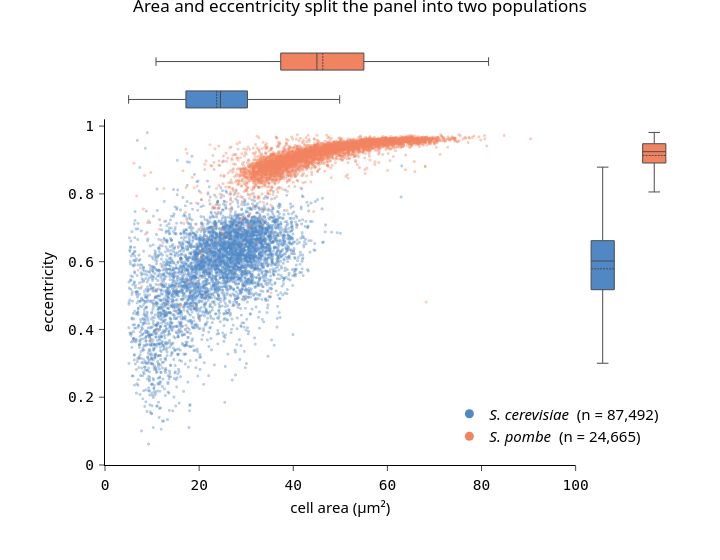

Notebook source saved alongside this figure:
### Code cell
# | code-fold: true
# | code-summary: "Code for the area-vs-eccentricity figure"

# Every cell is used for the marginal boxes; the scatter shows a random subsample per
# species, since 112,000 overplotted markers read as two solid blobs (and bloat the page).
POINTS_PER_SPECIES = 5000
rng = np.random.default_rng(0)


def box_stats(values):
    """Quartiles and Tukey fences for a Plotly box trace built from precomputed statistics."""
    q1, median, q3 = np.percentile(values, [25, 50, 75])
    iqr = q3 - q1
    return dict(
        q1=[q1],
        median=[median],
        q3=[q3],
        lowerfence=[max(values.min(), q1 - 1.5 * iqr)],
        upperfence=[min(values.max(), q3 + 1.5 * iqr)],
        mean=[values.mean()],
    )


fig = make_subplots(
    rows=2,
    cols=2,
    column_widths=[0.85, 0.15],
    row_heights=[0.15, 0.85],
    shared_xaxes=True,
    shared_yaxes=True,
    horizontal_spacing=0.02,
    vertical_spacing=0.02,
)

for species in groups:
    cells = analysis_df[analysis_df[GROUP_COL] == species]
    color = COLORS[species]

    shown = cells.iloc[
        rng.choice(len(cells), size=min(POINTS_PER_SPECIES, len(cells)), replace=False)
    ]
    fig.add_trace(
        go.Scattergl(
            x=shown[AREA_COL],
            y=shown["eccentricity"],
            mode="markers",
            showlegend=False,
            marker=dict(color=color, size=3, opacity=0.4, line=dict(width=0)),
            hovertemplate=f"{species}<br>area %{{x:.1f}} µm²<br>ecc. %{{y:.2f}}<extra></extra>",
        ),
        row=2,
        col=1,
    )
    # A legend-only proxy, so the key shows a full-size, full-opacity marker.
    fig.add_trace(
        go.Scatter(
            x=[None],
            y=[None],
            mode="markers",
            name=f"{DISPLAY[species]}  (n = {len(cells):,})",
            marker=dict(color=color, size=9),
        ),
        row=2,
        col=1,
    )

    box_kwargs = dict(
        showlegend=False,
        fillcolor=color,
        line=dict(color=apc.charcoal.hex_code, width=1),
        width=0.45,
        hoverinfo="skip",
    )
    fig.add_trace(
        go.Box(**box_stats(cells[AREA_COL].to_numpy()), y=[species], orientation="h", **box_kwargs),
        row=1,
        col=1,
    )
    fig.add_trace(
        go.Box(**box_stats(cells["eccentricity"].to_numpy()), x=[species], **box_kwargs),
        row=2,
        col=2,
    )

fig.update_xaxes(title_text=AREA_LABEL, range=[0, MAX_AREA_UM2], row=2, col=1)
fig.update_yaxes(title_text="eccentricity", range=[0, 1.02], row=2, col=1)
for row, col in ((1, 1), (2, 2)):  # the marginals borrow their scale from the scatter
    fig.update_xaxes(showticklabels=False, ticks="", showline=False, row=row, col=col)
    fig.update_yaxes(showticklabels=False, ticks="", showline=False, row=row, col=col)

fig.update_layout(
    width=720,
    height=560,
    title="Area and eccentricity split the panel into two populations",
    legend=dict(
        x=0.99, y=0.03, xanchor="right", yanchor="bottom", bgcolor="rgba(255,255,255,0.75)"
    ),
)
apc.plotly.style_plot(fig, monospaced_axes="xy", row=2, col=1)
fig.show()

### Figure 1 — Plotly figure (JSON) as saved in the notebook; plotly's stock layout.template omitted (floating-point values rounded to 4 significant figures; data arrays with more than 128 entries replaced by an {"elided": "..."} marker saying what was removed)
{"data": [{"hovertemplate": "cerevisiae<br>area %{x:.1f} µm²<br>ecc. %{y:.2f}<extra></extra>", "marker": {"color": "#5088C5", "line": {"width": 0}, "opacity": 0.4, "size": 3}, "mode": "markers", "showlegend": false, "type": "scattergl", "x": {"elided": "5000 float values"}, "xaxis": "x3", "y": {"elided": "5000 float values"}, "yaxis": "y3"}, {"marker": {"color": "#5088C5", "size": 9}, "mode": "markers", "name": "<i>S. cerevisiae</i>  (n = 87,492)", "type": "scatter", "x": [null], "xaxis": "x3", "y": [null], "yaxis": "y3"}, {"fillcolor": "#5088C5", "hoverinfo": "skip", "line": {"color": "#484B50", "width": 1}, "lowerfence": [5.017], "mean": [23.72], "median": [24.53], "orientation": "h", "q1": [17.19], "q3": [30.26], "showlegend": false, "type": "box", "upperfence": [49.87], "width": 0.45, "xaxis": "x", "y": ["cerevisiae"], "yaxis": "y"}, {"fillcolor": "#5088C5", "hoverinfo": "skip", "line": {"color": "#484B50", "width": 1}, "lowerfence": [0.3002], "mean": [0.5787], "median": [0.6019], "q1": [0.5172], "q3": [0.6619], "showlegend": false, "type": "box", "upperfence": [0.8789], "width": 0.45, "x": ["cerevisiae"], "xaxis": "x4", "yaxis": "y4"}, {"hovertemplate": "pombe<br>area %{x:.1f} µm²<br>ecc. %{y:.2f}<extra></extra>", "marker": {"color": "#F28360", "line": {"width": 0}, "opacity": 0.4, "size": 3}, "mode": "markers", "showlegend": false, "type": "scattergl", "x": {"elided": "5000 float values"}, "xaxis": "x3", "y": {"elided": "5000 float values"}, "yaxis": "y3"}, {"marker": {"color": "#F28360", "size": 9}, "mode": "markers", "name": "<i>S. pombe</i>  (n = 24,665)", "type": "scatter", "x": [null], "xaxis": "x3", "y": [null], "yaxis": "y3"}, {"fillcolor": "#F28360", "hoverinfo": "skip", "line": {"color": "#484B50", "width": 1}, "lowerfence": [10.84], "mean": [46.28], "median": [45.02], "orientation": "h", "q1": [37.34], "q3": [55.0], "showlegend": false, "type": "box", "upperfence": [81.5], "width": 0.45, "xaxis": "x", "y": ["pombe"], "yaxis": "y"}, {"fillcolor": "#F28360", "hoverinfo": "skip", "line": {"color": "#484B50", "width": 1}, "lowerfence": [0.8056], "mean": [0.9134], "median": [0.9245], "q1": [0.891], "q3": [0.9479], "showlegend": false, "type": "box", "upperfence": [0.9813], "width": 0.45, "x": ["pombe"], "xaxis": "x4", "yaxis": "y4"}], "layout": {"height": 560, "legend": {"bgcolor": "rgba(255,255,255,0.75)", "x": 0.99, "xanchor": "right", "y": 0.03, "yanchor": "bottom"}, "title": {"text": "Area and eccentricity split the panel into two populations"}, "width": 720, "xaxis": {"anchor": "y", "domain": [0, 0.833], "matches": "x3", "showline": false, "showticklabels": false, "ticks": ""}, "xaxis2": {"anchor": "y2", "domain": [0.853, 1], "matches": "x4", "showticklabels": false}, "xaxis3": {"anchor": "y3", "domain": [0, 0.833], "range": [0, 100], "tickfont": {"family": "AtkinsonHyperlegibleMono, Atkinson Hyperlegible Mono, DejaVu Sans Mono, monospace", "size": 14.5}, "tickformat": ",", "title": {"text": "cell area (µm²)"}}, "xaxis4": {"anchor": "y4", "domain": [0.853, 1], "showline": false, "showticklabels": false, "ticks": ""}, "yaxis": {"anchor": "x", "domain": [0.853, 1], "showline": false, "showticklabels": false, "ticks": ""}, "yaxis2": {"anchor": "x2", "domain": [0.853, 1], "matches": "y", "showticklabels": false}, "yaxis3": {"anchor": "x3", "domain": [0, 0.833], "range": [0, 1.02], "tickfont": {"family": "AtkinsonHyperlegibleMono, Atkinson Hyperlegible Mono, DejaVu Sans Mono, monospace", "size": 14.5}, "tickformat": ",", "title": {"text": "eccentricity"}}, "yaxis4": {"anchor": "x4", "domain": [0, 0.833], "matches": "y3", "showline": false, "showticklabels": false, "ticks": ""}}}
